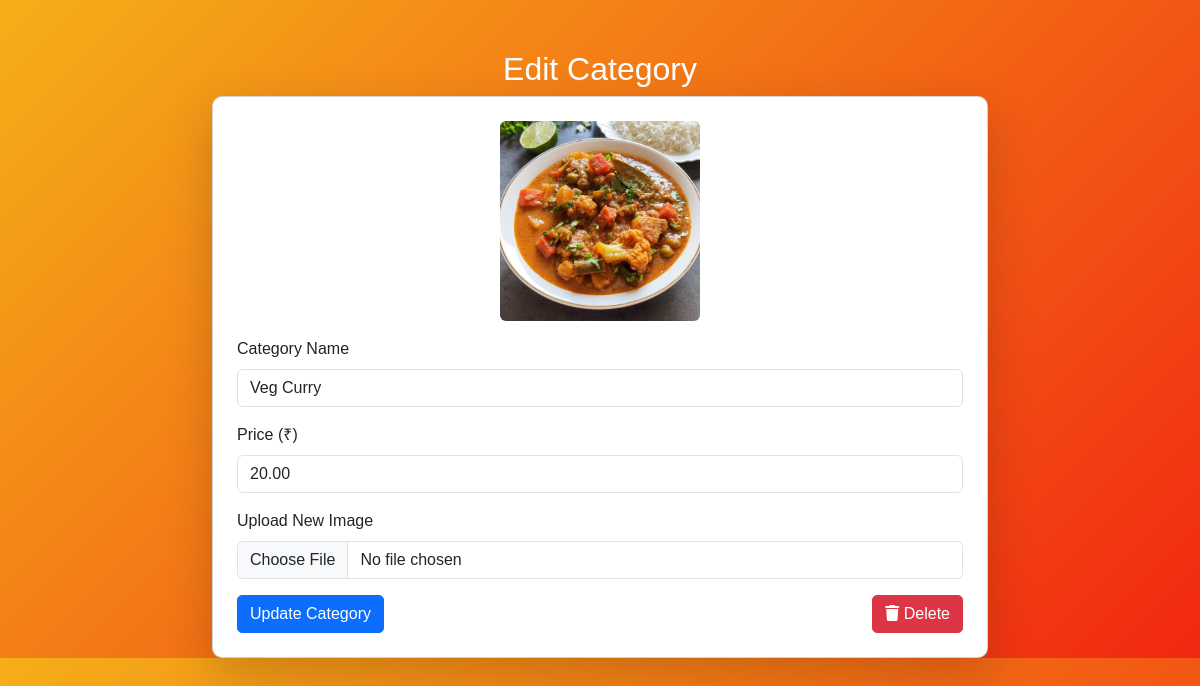
The page /edit_category/6/ on the database its author committed.
### app/models.py (models this page shows, shortened)
class ItemCategory(models.Model):
    img = models.FileField()
    name = models.CharField(max_length=100)
    price = models.DecimalField(max_digits=10, decimal_places=2)

### app/views.py (the view, shortened to what this page needs)
# urls.py: path('edit_category/<int:category_id>/', views.edit_category, name='edit_category'),
def edit_category(req, category_id):
    category = get_object_or_404(ItemCategory, id=category_id)
    return render(req, "shop/edit_category.html", {"category": category})

### templates/shop/edit_category.html (shortened to what this page needs)
<!DOCTYPE html>
<html lang="en">
<head>
    {% load static %}
    <link rel="stylesheet" href="https://cdn.jsdelivr.net/npm/bootstrap@5.3.0/dist/css/bootstrap.min.css">
    <link rel="stylesheet" href="https://cdnjs.cloudflare.com/ajax/libs/font-awesome/6.0.0/css/all.min.css">
</head>
<body>
<div class="container">
    <h2 class="text-center text-white">Edit Category</h2>
    <div class="card p-4 shadow-lg">
        <form method="POST" enctype="multipart/form-data">
            <div class="text-center mb-3">
                <img src="{{ category.img.url }}" alt="{{ category.name }}" class="img-fluid rounded" style="max-width: 300px;">
            </div>
            <div class="mb-3">
                <label class="form-label">Category Name</label>
                <input type="text" name="name" value="{{ category.name }}" class="form-control" required>
            </div>
            <div class="mb-3">
                <label class="form-label">Price (₹)</label>
                <input type="number" name="price" value="{{ category.price }}" class="form-control" required>
            </div>
            <div class="mb-3">
                <label class="form-label">Upload New Image</label>
                <input type="file" name="img" class="form-control">
            </div>
            <div class="d-flex justify-content-between">
                <button type="submit" class="btn btn-primary">Update Category</button>
                <a href="{% url 'delete_category' category.id %}" class="btn btn-danger" onclick="return confirm('Are you sure?');">
                    <i class="fas fa-trash"></i> Delete
                </a>
            </div>
        </form>
    </div>
</div>
</body>
</html>

### templates/shop/edit_category.html (style rules this page uses)
body { background: linear-gradient(135deg, #f5af19, #f12711); font-family: 'Poppins', sans-serif; }
.container { margin-top: 50px; max-width: 800px; }
.card { border-radius: 10px; overflow: hidden; transition: 0.3s; }
.card img { height: 200px; object-fit: cover; }
.btn { border-radius: 5px; transition: 0.3s; }

### rows shown on the page
ItemCategory: img (picture), name "Veg Curry", price "20.00"
